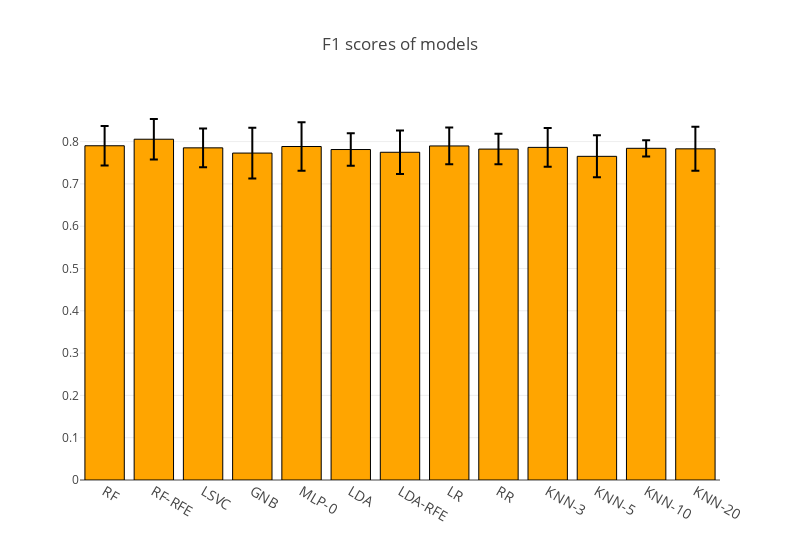

The code cell stored with this chart in its notebook:
### Code cell
plot_scores(model_results)

### Figure 1 — Plotly figure (JSON) as saved in the notebook; plotly's stock layout.template omitted (floating-point values rounded to 4 significant figures)
{"data": [{"error_y": {"array": [0.04678, 0.04781, 0.04591, 0.05985, 0.05707, 0.03821, 0.05135, 0.04335, 0.03603, 0.04563, 0.04964, 0.01914, 0.05196], "color": "black", "type": "data", "visible": true}, "marker": {"color": "orange", "line": {"color": "black", "width": 1}}, "type": "bar", "uid": "2d2a772d-fbad-4f31-8427-5dcf3cebc3be", "x": ["RF", "RF-RFE", "LSVC", "GNB", "MLP-0", "LDA", "LDA-RFE", "LR", "RR", "KNN-3", "KNN-5", "KNN-10", "KNN-20"], "y": [0.7902, 0.8056, 0.7852, 0.7729, 0.7884, 0.7812, 0.7747, 0.7897, 0.7823, 0.7863, 0.7652, 0.7842, 0.7829]}], "layout": {"title": {"text": "F1 scores of models"}, "width": 800, "xaxis": {"automargin": true, "tickfont": {"size": 14}}}}
